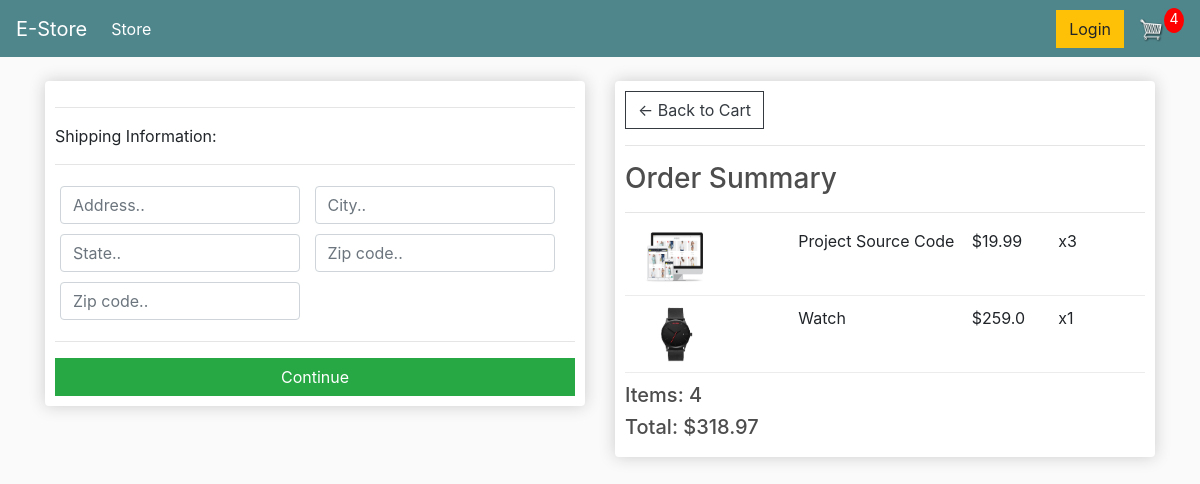
/checkout/ (signed in), run on an earlier commit of the app's database.
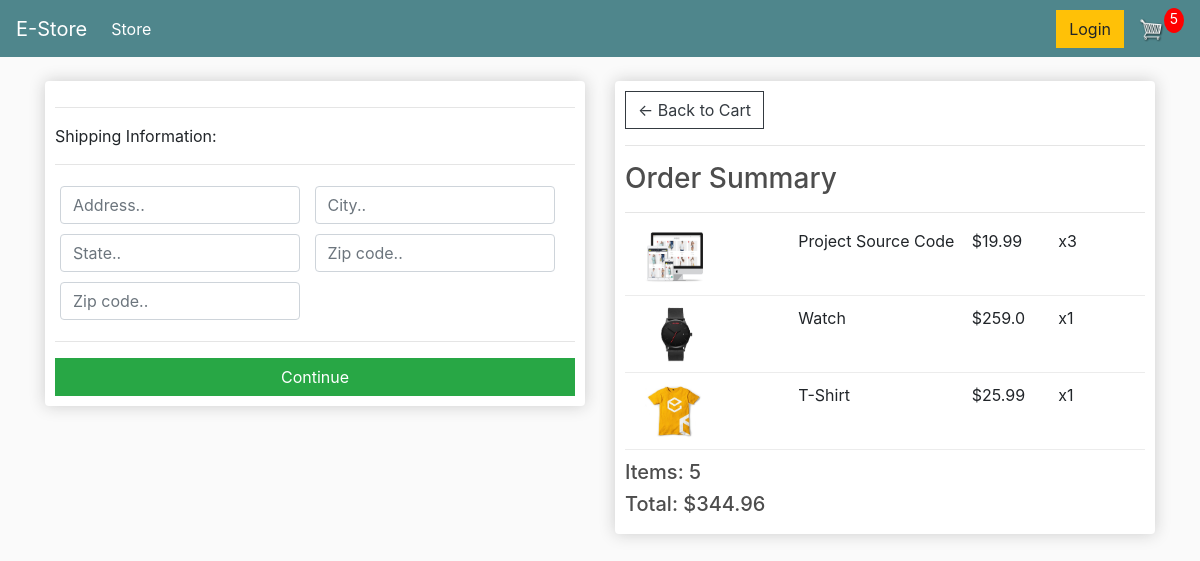
And on a later commit of the database.
### store/models.py (models this page shows, shortened)
class OrderItem(models.Model):
    product=models.ForeignKey(Product, on_delete=models.SET_NULL, blank=True, null=True)
    order=models.ForeignKey(Order, on_delete=models.SET_NULL, blank=True, null=True)
    quantity=models.IntegerField(default=0, null=True, blank=True)
    date_added=models.DateTimeField(auto_now_add=True)
    @property
    def get_total(self):
        total=self.product.price * self.quantity
        return total

class Product(models.Model):
    name=models.CharField(max_length=200, null=True)
    price=models.FloatField()
    digital=models.BooleanField(default=False, null=True, blank=False)
    image=models.ImageField(null=True, blank=True)
    @property
    def imageURL(self):
        try:
            url=self.image.url
        except:
            url=''
        return url

class Order(models.Model):
    customer=models.ForeignKey(Customer, on_delete=models.SET_NULL, blank=True, null=True)
    date_ordered=models.DateTimeField(auto_now_add=True)
    complete=models.BooleanField(default=False, null=True, blank=False)
    transaction_id=models.CharField(max_length=200, null=True)
    @property
    def shipping(self):
        shipping=False
        orderitems=self.orderitem_set.all()
        for i in orderitems:
            if i.product.digital == False:
                shipping = True
        return shipping
    @property
    def get_cart_total(self):
        orderitems=self.orderitem_set.all()
        total=sum([item.get_total for item in orderitems])
        return total
    @property
    def get_cart_items(self):
        orderitems=self.orderitem_set.all()
        total=sum([item.quantity for item in orderitems])
        return total

### store/views.py (the view)
# urls.py: path('checkout/', views.checkout, name="checkout"),
def checkout(request):
    if request.user.is_authenticated:
        customer=request.user.customer
        order,created=Order.objects.get_or_create(customer=customer, complete=False)
        items=order.orderitem_set.all()
        cartItems=order.get_cart_items
    else:
        items=[]
        order={'get_cart_total':0, 'get_cart_items':0, 'shipping':False}
        cartItems=order['get_cart_items']
    context={'items':items, 'order':order, 'cartItems':cartItems}
    return render(request, 'store/checkout.html', context)

### store/templates/store/checkout.html (shortened to what this page needs)
{% extends 'store/main.html' %}
{% load static %}
{% block content %}
    <div class="row">
        <div class="col-lg-6 mt-4">
            <div class="box-element" id="form-wrapper">
                <form id="form">
                    <div id="shipping-info">
                        <hr>
						<p>Shipping Information:</p>
						<hr>
						<div class="form-field">
							<input class="form-control" type="text" name="address" placeholder="Address..">
						</div>
						<div class="form-field">
							<input class="form-control" type="text" name="city" placeholder="City..">
						</div>
						<div class="form-field">
							<input class="form-control" type="text" name="state" placeholder="State..">
						</div>
						<div class="form-field">
							<input class="form-control" type="text" name="zipcode" placeholder="Zip code..">
						</div>
						<div class="form-field">
							<input class="form-control" type="text" name="country" placeholder="Zip code..">
						</div>
                    </div>
                    <hr>
                    <input id="form-button" class="btn btn-success btn-block" type="submit" value="Continue">
                </form>
            </div>
            <br>
        </div>
        <div class="col-lg-6 mt-4">
            <div class="box-element">
                <a  class="btn btn-outline-dark" href="{% url 'cart' %}">&#x2190; Back to Cart</a>
                <hr>
                <h3>Order Summary</h3>
                <hr>
                {% for item in items %}
                <div class="cart-row">
					<div style="flex:2"><img class="row-image" src="{{item.product.imageURL}}"></div>
					<div style="flex:2"><p>{{item.product.name}}</p></div>
					<div style="flex:1"><p>${{item.product.price}}</p></div>
					<div style="flex:1"><p>x{{item.quantity}}</p></div>
				</div>
                {% endfor %}
				<h5>Items: {{order.get_cart_items}}</h5>
				<h5>Total: ${{order.get_cart_total|floatformat:2}}</h5>
            </div>
        </div>
    </div>
{% endblock %}

What changed in the data, as far as the page shows it:
added OrderItem: product.imageURL (picture), product.name "T-Shirt", product.price "25.99", quantity "1"
computed for Order: get_cart_items "4" → "5"; get_cart_total "318.97" → "344.96"
Also different on the page:
{{ cartItems }}: "4" → "5"
